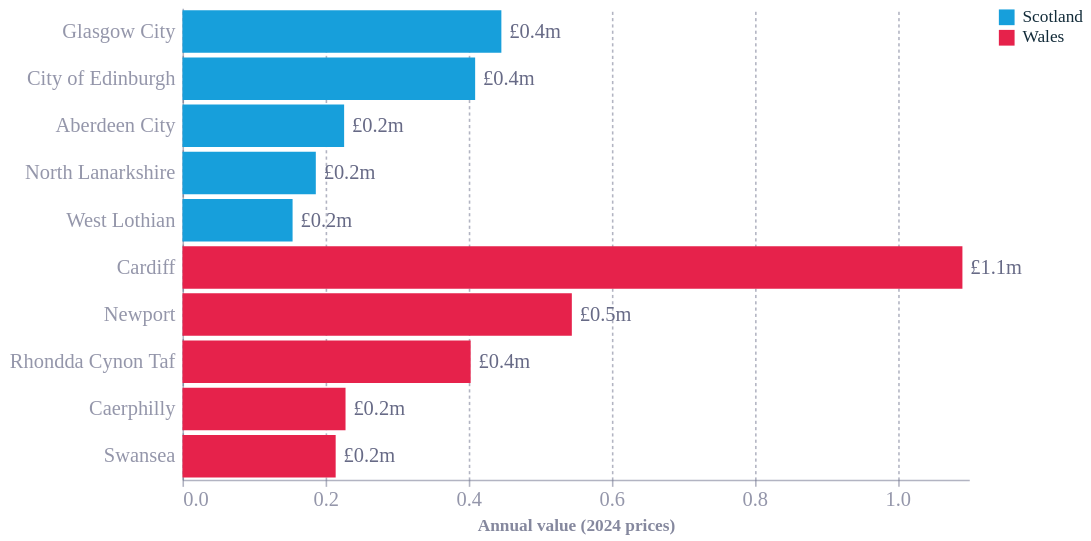

Express this chart as Vega-Lite.
### Vega-Lite specification from a JSON file in a GitHub repository (floating-point values rounded to 4 significant figures)
{"config": {"font": "Circular Std", "text": {"color": "#676A86", "align": "left", "baseline": "middle", "dx": 7, "dy": 0, "fontSize": 11}, "view": {"stroke": null, "continuousWidth": 400, "continuousHeight": 300, "discreteWidth": 400, "discreteHeight": 300}, "range": {"category": ["#36B7B4", "#E6224B", "#F4C245", "#0063AF", "#00A767", "#179FDB", "#EB5C2E", "#5C267B", "#122B39"], "diverging": ["#E6224B", "#E54753", "#C9C9C9", "#179FDB", "#122B39"], "heatmap": ["#C9C9C9", "#179FDB", "#0063AF", "#122B39"], "ordinal": ["#00A767", "#36B7B4", "#179FDB", "#0063AF", "#243B5A"]}, "bar": {"color": "#179fdb"}, "line": {"color": "#e6224b"}, "rule": {"color": "#676A86"}, "area": {"opacity": 0.8}, "point": {"filled": true, "size": 80, "color": "#e6224b", "opacity": 0.95}, "geoshape": {"stroke": "white", "strokeWidth": 0.3}, "rect": {"fill": "#d6d4d4", "opacity": 0.3}, "axis": {"labelColor": "#676A86", "labelFontSize": 13, "labelFont": "Circular Std", "labelOpacity": 0.7, "tickColor": "#676A86", "tickOpacity": 0.5, "domainColor": "#676A86", "domainOpacity": 0.5, "gridColor": "#676A86", "gridDash": [2, 2], "gridOpacity": 0.5, "title": null, "titleColor": "#676A86", "titleOpacity": 0.8, "tickSize": 4}, "axisXDiscrete": {"grid": false, "labelAngle": 0, "tickCount": 10, "tickOpacity": 0.5, "title": null}, "axisYDiscrete": {"ticks": false, "labelPadding": 5}, "axisXTemporal": {"grid": false, "ticks": true}, "axisXQuantitative": {"grid": true}, "axisYQuantitative": {"gridColor": "#676A86", "gridDash": [1, 5], "gridOpacity": 0.5, "ticks": false, "labelPadding": 5, "tickCount": 8, "titleAngle": 0, "titleAlign": "left", "titleBaseline": "bottom", "titleX": 0, "titleY": -5}, "title": {"color": "#676A86E6", "subtitleColor": "#676A86", "font": "Circular Std", "subtitleFont": "Circular Std", "anchor": "start", "fontSize": 18, "subtitleFontSize": 12, "subtitlePadding": 4, "offset": 0, "frame": "group"}, "legend": {"titleColor": "#122b39", "title": null, "labelColor": "#122b39", "labelFontSize": 11}}, "layer": [{"mark": {"type": "bar"}, "encoding": {"color": {"field": "region", "scale": {"domain": ["Scotland", "Wales"], "range": ["#179FDB", "#E6224B"]}, "type": "nominal"}, "x": {"axis": {"tickCount": 6}, "field": "value", "title": "Annual value (2024 prices)", "type": "quantitative"}, "y": {"field": "LA_name", "sort": ["Glasgow City", "City of Edinburgh", "Aberdeen City", "North Lanarkshire", "West Lothian", "Cardiff", "Newport", "Rhondda Cynon Taf", "Caerphilly", "Swansea"], "title": null, "type": "nominal"}}}, {"mark": {"type": "text", "align": "left", "dx": 5, "fontSize": 13}, "encoding": {"text": {"field": "value_label", "type": "nominal"}, "x": {"field": "value", "title": "Annual value (2024 prices)", "type": "quantitative"}, "y": {"field": "LA_name", "sort": ["Glasgow City", "City of Edinburgh", "Aberdeen City", "North Lanarkshire", "West Lothian", "Cardiff", "Newport", "Rhondda Cynon Taf", "Caerphilly", "Swansea"], "type": "nominal"}}, "transform": [{"calculate": "\"£\" + format(datum.value, \".1f\") + \"m\"", "as": "value_label"}]}], "data": {"name": "data-468ada230da391183adadd40d772ca87"}, "height": 300, "width": 500, "$schema": "https://vega.github.io/schema/vega-lite/v6.4.1.json", "datasets": {"data-468ada230da391183adadd40d772ca87": [{"region": "Wales", "LA_name": "Cardiff", "value": 1.091, "value_label": "£1.1m"}, {"region": "Wales", "LA_name": "Newport", "value": 0.5446, "value_label": "£0.5m"}, {"region": "Wales", "LA_name": "Rhondda Cynon Taf", "value": 0.4031, "value_label": "£0.4m"}, {"region": "Wales", "LA_name": "Caerphilly", "value": 0.2281, "value_label": "£0.2m"}, {"region": "Wales", "LA_name": "Swansea", "value": 0.2143, "value_label": "£0.2m"}, {"region": "Scotland", "LA_name": "Glasgow City", "value": 0.446, "value_label": "£0.4m"}, {"region": "Scotland", "LA_name": "City of Edinburgh", "value": 0.4093, "value_label": "£0.4m"}, {"region": "Scotland", "LA_name": "Aberdeen City", "value": 0.2261, "value_label": "£0.2m"}, {"region": "Scotland", "LA_name": "North Lanarkshire", "value": 0.1865, "value_label": "£0.2m"}, {"region": "Scotland", "LA_name": "West Lothian", "value": 0.154, "value_label": "£0.2m"}]}}
